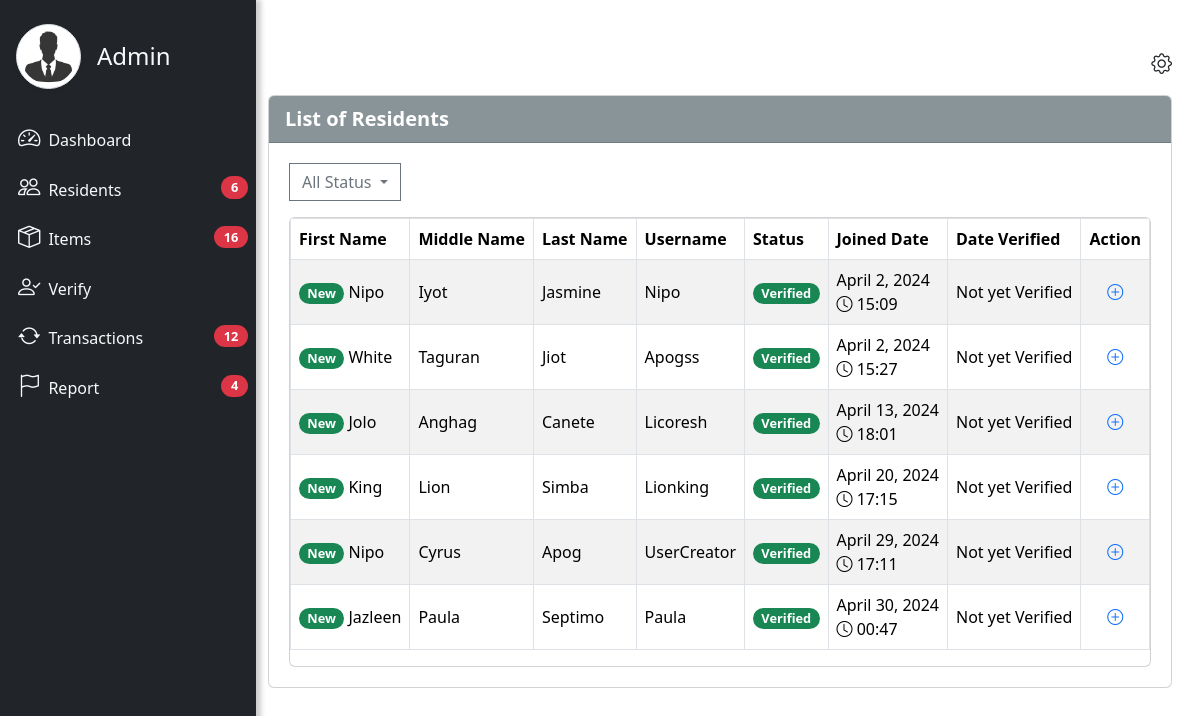
The page /htdocs/admin/ad_residents.php (signed in) on the database its author committed.
### tables this page shows
CREATE TABLE `user` (
  `userID` int(11) NOT NULL AUTO_INCREMENT,
  `firstName` varchar(45) NOT NULL,
  `middleName` varchar(45) DEFAULT NULL,
  `lastName` varchar(45) NOT NULL,
  `contactNumber` varchar(45) NOT NULL,
  `zone` varchar(45) NOT NULL,
  `purok` varchar(45) NOT NULL,
  `dateJoined` datetime NOT NULL,
  `userEmail` varchar(45) NOT NULL,
  `status` varchar(45) DEFAULT NULL,
  `username` varchar(45) NOT NULL,
  `password` varchar(250) NOT NULL,
  `recoveryNumber` int(45) DEFAULT NULL,
  `recentPassword` varchar(45) DEFAULT NULL,
  `userImage_path` varchar(45) DEFAULT NULL,
  `verifyImage_path` varchar(45) DEFAULT NULL,
  `birthDay` datetime DEFAULT NULL,
  `userReports` int(11) DEFAULT NULL,
  `hiddenTran` varchar(20) DEFAULT 'Yes',
  `hiddenItem` varchar(20) DEFAULT 'Yes',
  PRIMARY KEY (`userID`),
  UNIQUE KEY `username_UNIQUE` (`username`),
  UNIQUE KEY `userImage_path_UNIQUE` (`userImage_path`),
  UNIQUE KEY `verifyImage_path_UNIQUE` (`verifyImage_path`),
  UNIQUE KEY `recoveryNumber_UNIQUE` (`recoveryNumber`)
);

### htdocs/admin/ad_residents.php (the view, shortened to what this page needs)
<?php include "./1db.php";
include "./adminnav.php";
if (isset($_SESSION['last_visit_time'])) {
    $last_visit_time = $_SESSION['last_visit_time'];
} else {
    $last_visit_time = 0;
}
$status = isset($_POST['status']) ? $_POST['status'] : '';
 $sqlUser = "SELECT * from user";
if($status === 'Verified'){
    $sqlUser .= " WHERE status = '$status' ORDER BY dateJoined" ;
}elseif($status === 'Unverified') {
    $sqlUser .= " WHERE status = '$status' ORDER BY dateJoined";
}else {
    $sqlUser .= " ORDER BY dateJoined";
}
 $resultUser = $conn->query($sqlUser);
?>
<!DOCTYPE html>
<html lang="en">
<head>
</head>
<body>
    <main>
        <div class="page-content" id="content">
            <div class="container">
                <div class="row">
                    <div class="col-3">
                    </div>
                    <div class="col-9 d-flex justify-content-end">
                        <div class="dropdown">
                            <button class="btn border-0 text-dark p-0 mb-3 dropdown-toggle-split" type="button" style="font-size: 1.3rem;" id="dropdownMenuButton" data-bs-toggle="dropdown" aria-expanded="false">
                                <i class="bi bi-gear"></i>
                            </button>
                        </div>
                    </div>
                </div>
                <div class="card col-12">
                    <div class="card-header">
                        <b>List of Residents</b>
                    </div>
                    <div class="card-body">
                        <form action="" method="post">
                            <div class="row justify-content-between">
                                <div class="col-auto">
                                    <div class="dropdown">
                                    <button class="btn btn-outline-secondary dropdown-toggle" type="button" id="dropdownMenuButton1" data-bs-toggle="dropdown" aria-expanded="false">
                                        <?php echo $status ? $status : 'All Status'; ?>
                                    </button>
                                    </div>
                                </div>
                            </div>
                        </form>
                        <div class="card mt-3">
                        <div class="table-responsive">
                        <table class="table table-striped table-bordered table-hover">
                            <thead>
                                <tr>
                                    <th>First Name</th>
                                    <th>Middle Name</th>
                                    <th>Last Name</th>
                                    <th>Username</th>
                                    <th>Status</th>
                                    <th>Joined Date</th>
                                    <th>Date Verified</th>
                                    <th>Action</th>
                                </tr>
                            </thead>
                            <tbody id="user-table-body" >
                                <?
                                if ($resultUser->num_rows > 0) {
                                    while ($rowUser = $resultUser->fetch_assoc()) {
                                        $date_TimePosted = strtotime($rowUser['dateJoined']);
                                        if ($date_TimePosted > $last_visit_time) {
                                            $new_label = '<span class="badge text-bg-success rounded-pill">New</span>';
                                        } else {
                                            $new_label = '';
                                        }
                                            $statusBadgeClass = ($rowUser['status'] == "Verified") ? "bg-success" : "bg-danger";
                                            $statusText = ($rowUser['status'] == "Verified") ? "Verified" : "Unverified";
                                            $dateTimeJoined = explode(" ", $rowUser['dateJoined']);
                                            $dateJoined = $dateTimeJoined[0];
                                            $timeJoined = $dateTimeJoined[1];
                                            $dateJoinedTimeStamp = strtotime($dateJoined);
                                            $dateJoinedYear = date('Y', $dateJoinedTimeStamp);
                                            $dateJoinedMonth = date('F', $dateJoinedTimeStamp);
                                            $dateJoinedDay = date('j', $dateJoinedTimeStamp);
                                            $timeJoinedParts = explode(":", $timeJoined);
                                            $dateJoinedHour = $timeJoinedParts[0];
                                            $dateJoinedMinute = $timeJoinedParts[1];
                                        if (empty($rowUser['dateVerified']) || $rowUser['dateVerified'] == "0000-00-00 00:00:00") {
                                            $dateVerifiedDisplay = "Not yet Verified";
                                            }
                                        echo '<tr>';
                                        echo '<td>'. $new_label . ' ' . ucfirst($rowUser['firstName']) . '</td>';
                                        echo '<td>' . ucfirst($rowUser['middleName']) . '</td>';
                                        echo '<td>' . ucfirst($rowUser['lastName']) . '</td>';
                                        echo '<td>' . ucfirst($rowUser['username']) . '</td>';
                                        echo '<td><span class="badge ' .$statusBadgeClass .' text-white rounded-pill">' .$statusText . '</span></td>';
                                        echo '<td>' . $dateJoinedMonth . ' ' . $dateJoinedDay . ', ' . $dateJoinedYear . ' <br><i class="bi bi-clock"></i> ' . $dateJoinedHour . ':' . $dateJoinedMinute .'</td>';
                                        echo '<td>' . $dateVerifiedDisplay . '</td>';
                                        echo '<td class="text-center">';
                                        echo '<a href="./action/user_details.php?userID='. $rowUser['userID']. '" class="btn btn-sm border-0">';
                                        echo '<i class="bi bi-plus-circle" style="font-size: 1rem; color: #0D6EFD;"></i>';
                                        echo '</a></td>';
                                        echo '</tr>';
                                    }
                                } else {
                                    echo "<tr><td colspan='8'>No Users found.</td></tr>";
                                }
                                ?>
                            </tbody>
                        </table>
                        </div>
                    </div>
                    </div>
                </div>
            </div>
        </div>
    </main>
</body>
</html>

### htdocs/admin/ad_residents.php (style rules this page uses)
.card-header { background-color: #899499; color: white; font-size: 1.25rem; }
.card-body { padding: 1.25rem; }
.table th, .table td { vertical-align: middle; }
.badge { font-size: 0.8rem; }
.btn-outline-secondary { border-radius: 0px; }

### rows shown on the page
user: shows "New", firstName "Nipo", middleName "Iyot", lastName "Jasmine", username "Nipo", status "Verified", dateJoined "April", dateJoined "2", dateJoined "2024", dateJoined "15", dateJoined "09", dateVerifiedDisplay "Not yet Verified"
user: shows "New", firstName "White", middleName "Taguran", lastName "Jiot", username "Apogss", status "Verified", dateJoined "April", dateJoined "2", dateJoined "2024", dateJoined "15", dateJoined "27", dateVerifiedDisplay "Not yet Verified"
user: shows "New", firstName "Jolo", middleName "Anghag", lastName "Canete", username "Licoresh", status "Verified", dateJoined "April", dateJoined "13", dateJoined "2024", dateJoined "18", dateJoined "01", dateVerifiedDisplay "Not yet Verified"
user: shows "New", firstName "King", middleName "Lion", lastName "Simba", username "Lionking", status "Verified", dateJoined "April", dateJoined "20", dateJoined "2024", dateJoined "17", dateJoined "15", dateVerifiedDisplay "Not yet Verified"
user: shows "New", firstName "Nipo", middleName "Cyrus", lastName "Apog", username "UserCreator", status "Verified", dateJoined "April", dateJoined "29", dateJoined "2024", dateJoined "17", dateJoined "11", dateVerifiedDisplay "Not yet Verified"
user: shows "New", firstName "Jazleen", middleName "Paula", lastName "Septimo", username "Paula", status "Verified", dateJoined "April", dateJoined "30", dateJoined "2024", dateJoined "00", dateJoined "47", dateVerifiedDisplay "Not yet Verified"

### other values the page prints
$counts['residents'] "6"
$counts['items'] "16"
$counts['requests'] "12"
$counts['totalReport'] "4"
